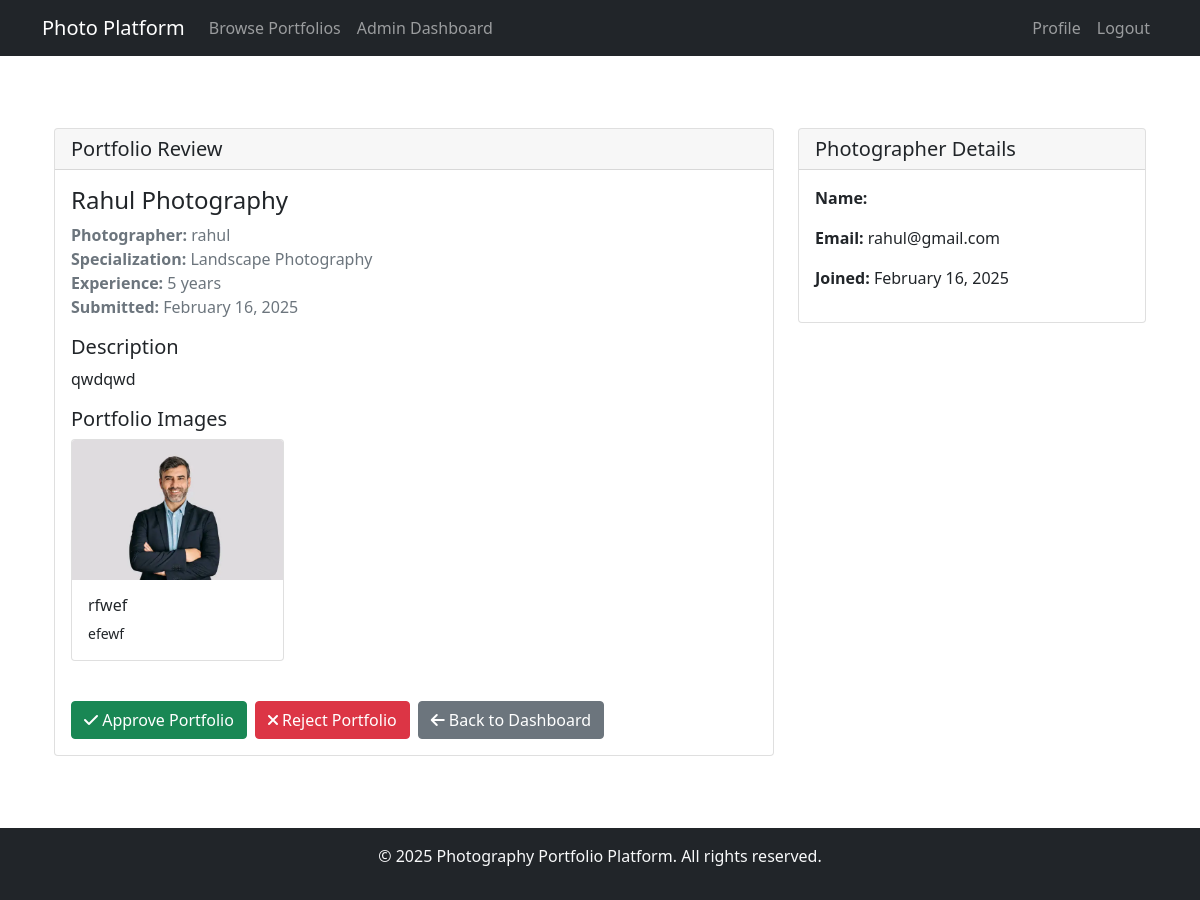
/portfolio-approval/4/ (signed in), run on the app's committed database.
### photographer/models.py (models this page shows, shortened)
class Portfolio(models.Model):
    SPECIALIZATION_CHOICES = [
        ('portrait', 'Portrait Photography'),
        ('wedding', 'Wedding Photography'),
        ('landscape', 'Landscape Photography'),
        ('fashion', 'Fashion Photography'),
        ('wildlife', 'Wildlife Photography'),
    ]
    photographer = models.OneToOneField(User, on_delete=models.CASCADE,related_name='photographer_portfolio')
    title = models.CharField(max_length=200)
    description = models.TextField()
    specialization = models.CharField(max_length=20, choices=SPECIALIZATION_CHOICES)
    experience = models.IntegerField(help_text="Years of experience")
    is_approved = models.BooleanField(default=False)
    created_at = models.DateTimeField(auto_now_add=True)
    updated_at = models.DateTimeField(auto_now=True)

class Image(models.Model):
    portfolio = models.ForeignKey(Portfolio, on_delete=models.CASCADE, related_name='images')
    image = models.ImageField(upload_to='portfolio_images/')
    title = models.CharField(max_length=200)
    description = models.TextField(blank=True)
    category = models.CharField(max_length=50)
    upload_date = models.DateTimeField(auto_now_add=True)

### admin_panel/views.py (the view, shortened to what this page needs)
# urls.py: path('portfolio-approval/<int:portfolio_id>/', views.portfolio_approval, name='portfolio_approval'),
@user_passes_test(is_admin)
def portfolio_approval(request, portfolio_id):
    portfolio = get_object_or_404(Portfolio, pk=portfolio_id)
    return render(request, 'admin_panel/portfolio_approval.html', {'portfolio': portfolio})

### admin_panel/views.py (called while the page is built)
def is_admin(user):
    return user.is_authenticated and user.userprofile.user_type == 'admin'

### admin_panel/templates/admin_panel/portfolio_approval.html (shortened to what this page needs)
{% extends 'base.html' %}
{% block content %}
<div class="container py-4">
    <div class="row">
        <div class="col-md-8">
            <div class="card">
                <div class="card-header">
                    <h5 class="card-title mb-0">Portfolio Review</h5>
                </div>
                <div class="card-body">
                    <h4>{{ portfolio.title }}</h4>
                    <p class="text-muted">
                        <strong>Photographer:</strong> {{ portfolio.photographer.username }}<br>
                        <strong>Specialization:</strong> {{ portfolio.get_specialization_display }}<br>
                        <strong>Experience:</strong> {{ portfolio.experience }} years<br>
                        <strong>Submitted:</strong> {{ portfolio.created_at|date:"F d, Y" }}
                    </p>
                    <h5>Description</h5>
                    <p>{{ portfolio.description }}</p>
                    <h5>Portfolio Images</h5>
                    <div class="row">
                        {% for image in portfolio.images.all %}
                            <div class="col-md-4 mb-3">
                                <div class="card">
                                    <img src="{{ image.image.url }}" class="card-img-top" alt="{{ image.title }}">
                                    <div class="card-body">
                                        <h6 class="card-title">{{ image.title }}</h6>
                                        <p class="card-text small">{{ image.description }}</p>
                                    </div>
                                </div>
                            </div>
                        {% empty %}
                            <div class="col-12">
                                <p class="text-muted">No images uploaded yet.</p>
                            </div>
                        {% endfor %}
                    </div>
                    <form method="post" class="mt-4">
                        <div class="d-flex gap-2">
                            <button type="submit" name="action" value="approve" class="btn btn-success">
                                <i class="fas fa-check"></i> Approve Portfolio
                            </button>
                            <button type="submit" name="action" value="reject" class="btn btn-danger">
                                <i class="fas fa-times"></i> Reject Portfolio
                            </button>
                            <a href="{% url 'admin_dashboard' %}" class="btn btn-secondary">
                                <i class="fas fa-arrow-left"></i> Back to Dashboard
                            </a>
                        </div>
                    </form>
                </div>
            </div>
        </div>
        <div class="col-md-4">
            <div class="card">
                <div class="card-header">
                    <h5 class="card-title mb-0">Photographer Details</h5>
                </div>
                <div class="card-body">
                    <p><strong>Name:</strong> {{ portfolio.photographer.get_full_name }}</p>
                    <p><strong>Email:</strong> {{ portfolio.photographer.email }}</p>
                    <p><strong>Joined:</strong> {{ portfolio.photographer.date_joined|date:"F d, Y" }}</p>
                </div>
            </div>
        </div>
    </div>
</div>
{% endblock %}

### data on the page
Portfolio: title "Rahul Photography", photographer.username "rahul", specialization "Landscape Photography", experience "5", created_at "February 16, 2025", description "qwdqwd", photographer.email "rahul@gmail.com", photographer.date_joined "February 16, 2025"
Image: image (picture), title "rfwef", description "efewf"
